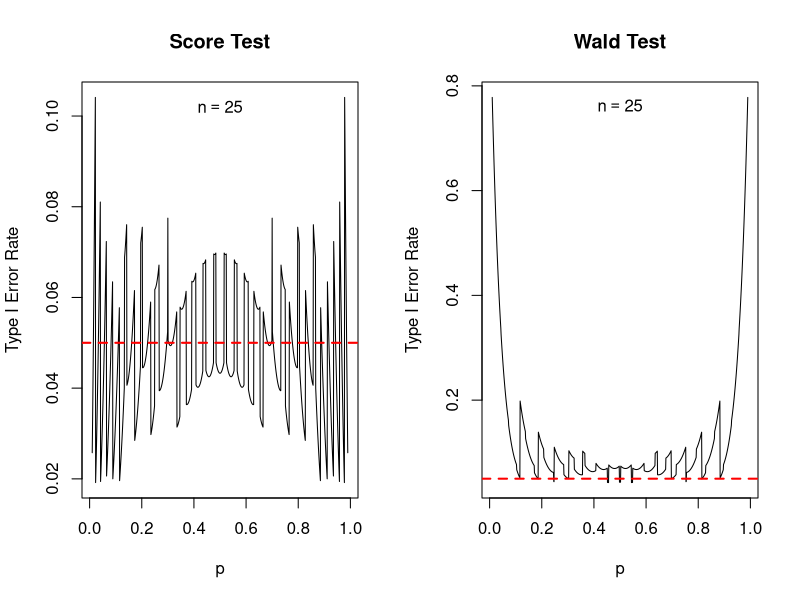
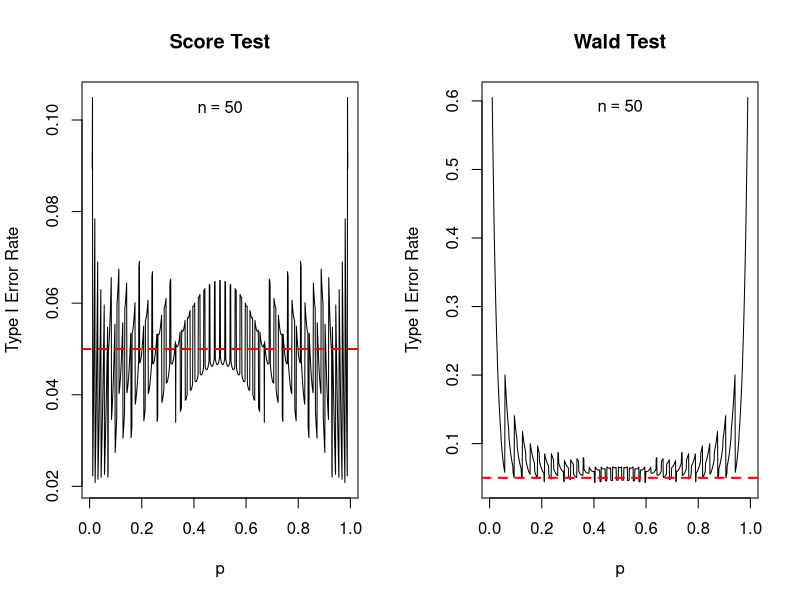
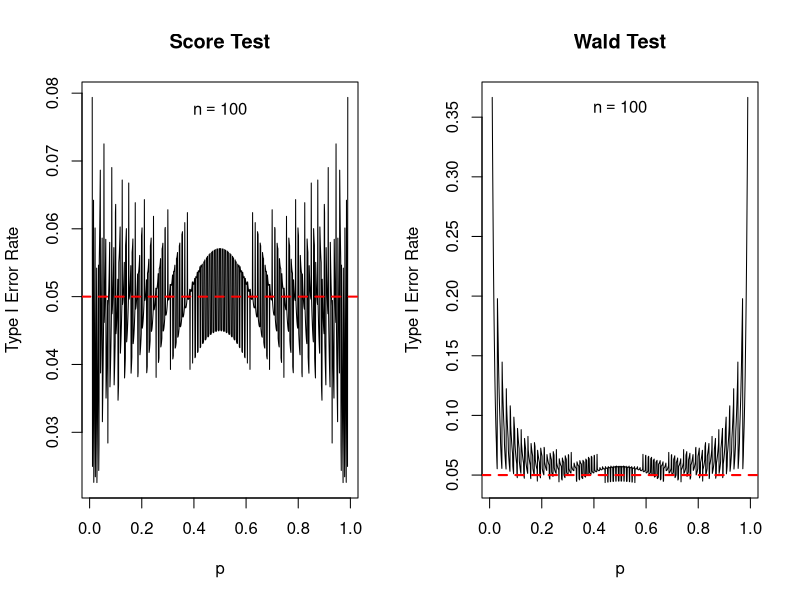

These charts were generated, in order, by the following R code:
## ---- chunk 1
knitr::opts_chunk$set(echo = TRUE)
## ---- chunk 2
n <- 25
n1 <- 5
p_hat <- n1 / n
alpha <- 0.05
SE_hat <- sqrt(p_hat * (1 - p_hat) / n)
p_hat + c(-1, 1) * qnorm(1 - alpha / 2) * SE_hat
## ---- chunk 3
p0 <- 0.07
SE0 <- sqrt(p0 * (1 - p0) / n)
abs((p_hat - p0) / SE0)
## ---- chunk 4
abs((p_hat - p0) / SE_hat)
## ---- chunk 5
get_test_size <- function(p_true, n, test, alpha = 0.05) {
# Compute the size of a hypothesis test for a population proportion  
#   p_true    true population proportion
#   n         sample size
#   test      function of p_hat, n, and p_0 that computes test stat 
#   alpha     nominal size of the test
  x <- 0:n
  p_x <- dbinom(x, n, p_true)
  test_stats <- test(p_hat = x / n, sample_size = n, p0 = p_true)
  reject <- abs(test_stats) > qnorm(1 - alpha / 2)
  sum(reject * p_x)
}
get_score_test_stat <- function(p_hat, sample_size, p0) {
  SE_0 <- sqrt(p0 * (1 - p0) / sample_size)
  return((p_hat - p0) / SE_0)
}
get_wald_test_stat <- function(p_hat, sample_size, p0) {
  SE_hat <- sqrt(p_hat * (1 - p_hat) / sample_size)
  return((p_hat - p0) / SE_hat)
}

plot_size <- function(n, test, nominal = 0.05, title = '') {
  p_seq <- seq(from = 0.01, to = 0.99, by = 0.001)
  size <- sapply(p_seq, function(p) get_test_size(p, n, test, nominal))
  plot(p_seq, size, type = 'l', xlab = 'p', 
       ylab = 'Type I Error Rate', 
       main = title)
  text(0.5, 0.98 * max(size), bquote(n == .(n)))
  abline(h = nominal, lty = 2, col = 'red', lwd = 2)
}
plot_size_comparison <- function(n, nominal = 0.05) {
  par(mfrow = c(1, 2))
  plot_size(n, get_score_test_stat, nominal, title = 'Score Test')
  plot_size(n, get_wald_test_stat, nominal, title = 'Wald Test')
  par(mfrow = c(1, 1))
}
## ---- chunk 6
plot_size_comparison(25)
plot_size_comparison(50)
plot_size_comparison(100)
## ---- chunk 7
get_wilson_CI <- function(x, alpha = 0.05) {
  #-----------------------------------------------------------------------------
  # Compute the Wilson (aka Score) confidence interval for a popn. proportion
  #-----------------------------------------------------------------------------
  # x        vector of data (zeros and ones)
  # alpha    1 - (confidence level)
  #-----------------------------------------------------------------------------
  n <- length(x)
  p_hat <- mean(x)
  SE_hat_sq <- p_hat * (1 - p_hat) / n
  crit <- qnorm(1 - alpha / 2)
  omega <- n / (n + crit^2)
  A <- p_hat + crit^2 / (2 * n)
  B <- crit * sqrt(SE_hat_sq + crit^2 / (4 * n^2))
  CI <- c('lower' = omega * (A - B), 
          'upper' = omega * (A + B))
  return(CI)
}
## ---- chunk 8
get_wald_CI <- function(x, alpha = 0.05) {
  #-----------------------------------------------------------------------------
  # Compute the Wald confidence interval for a popn. proportion
  #-----------------------------------------------------------------------------
  # x        vector of data (zeros and ones)
  # alpha    1 - (confidence level)
  #-----------------------------------------------------------------------------
  n <- length(x)
  p_hat <- mean(x)
  SE_hat <- sqrt(p_hat * (1 - p_hat) / n)
  ME <- qnorm(1 - alpha / 2) * SE_hat
  CI <- c('lower' = p_hat - ME, 
          'upper' = p_hat + ME)
  return(CI)
}
## ---- chunk 9
set.seed(1234)
x <- rbinom(20, 1, 0.5)
prop.test(sum(x), length(x), correct = FALSE) # no continuity correction
get_wilson_CI(x)
## ---- chunk 10
x1 <- c(rep(1, 2), rep(0, 8)) # 2 successes and 8 failures
x2 <- c(rep(1, 8), rep(0, 2)) # 8 successes and 2 failures
## ---- chunk 11
n <- 10:20
omega <- n / (n + qnorm(0.975)^2)
cbind("n" = n,  
      "min_success" = ceiling(n * (1 - omega)),  
      "max_success" = floor(n * omega))
